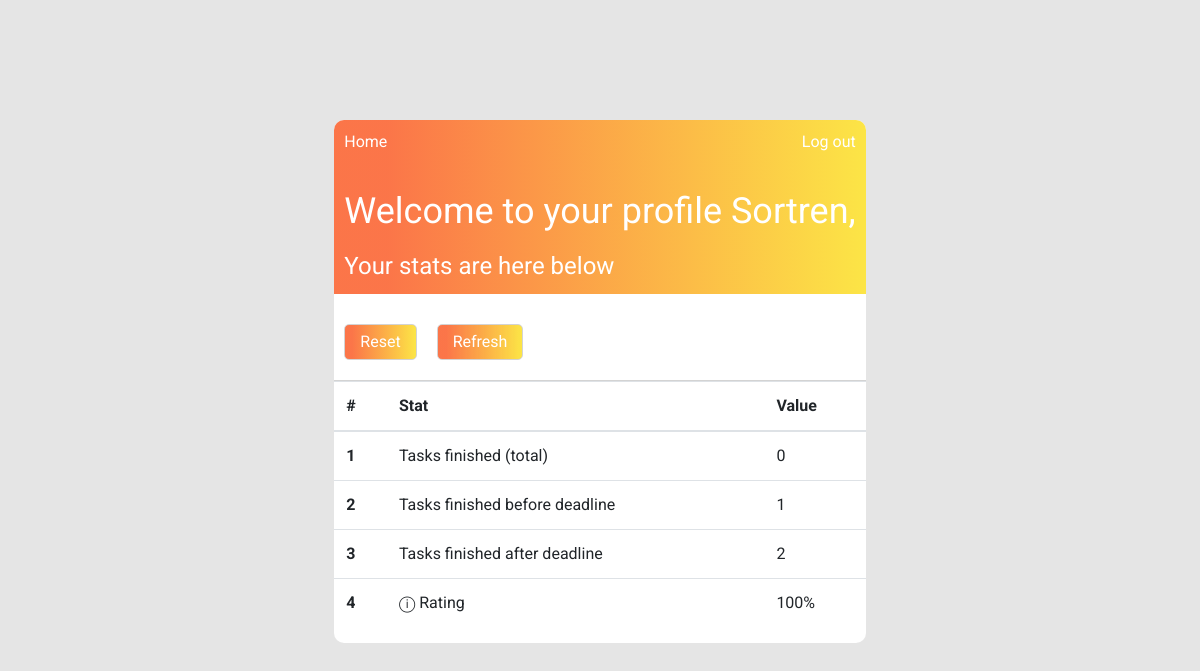
/profile/ (signed in), run on an earlier commit of the app's database.
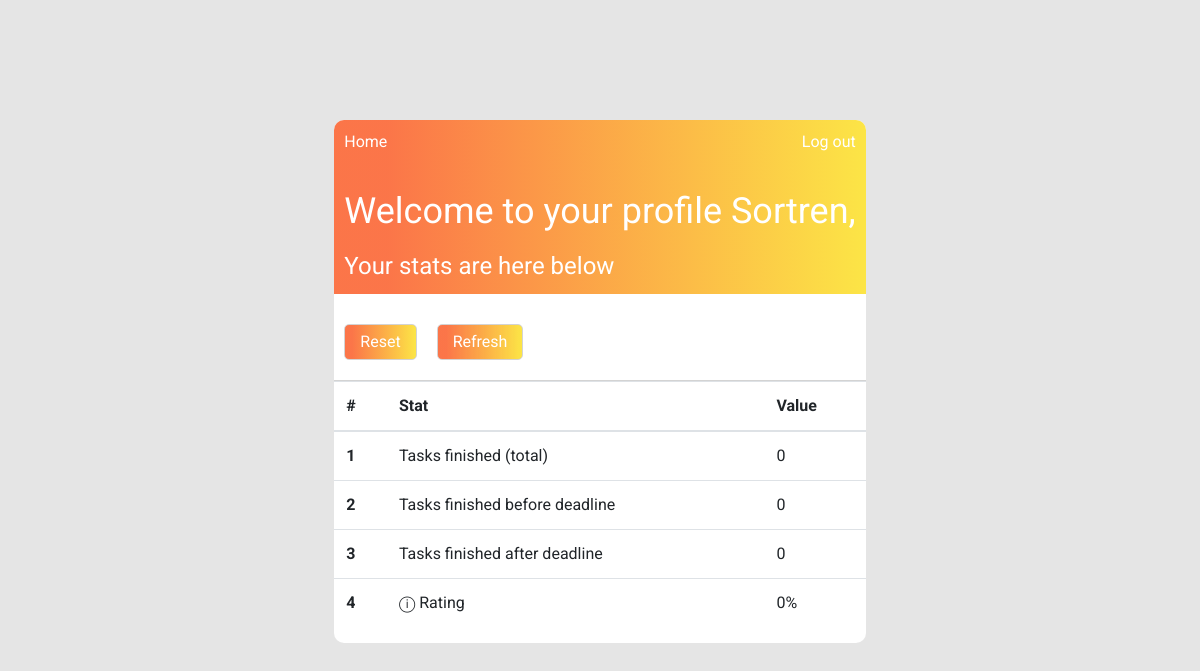
And on a later commit of the database.
### users/models.py (models this page shows, shortened)
class Profile(models.Model):
    user = models.OneToOneField(User, on_delete=models.CASCADE)
    total_tasks_finished = models.IntegerField(default=0)
    finished_before_deadline = models.IntegerField(default=0)
    finished_after_deadline = models.IntegerField(default=0)
    rating = models.IntegerField(default=0, validators=[validate_rating])

### users/views.py (the view)
# urls.py: path('profile/', include('users.urls')),
@login_required(login_url='login')
def profile(request):
    profile = Profile.objects.get(user=request.user)
    context = {
        'profile': profile
    }
    return render(request, 'users/profile.html', context)

### users/templates/users/profile.html (shortened to what this page needs)
{% extends "to_do/base_home.html" %}
{% block header%}
  <span class="welcome">Welcome to your profile <a href = "{% url 'profile' %} " class = "username">{{ user.username }},</a></span>
{% endblock header%}
{% block mid-panel %}
  <div class="sort">
    <form method="POST" action="reset-stats/" class="reset">
      <button class = "button" type="submit">Reset</button>
    </form>
    <form method="POST" action="refresh-stats/" class="reset">
      <button class = "button" type="submit">Refresh</button>
    </form>
  </div>
{% endblock mid-panel %}
{% block tasks-to-do %}
    <span class="incomplete">
      Your stats are here below
    </span>
{% endblock tasks-to-do %}
{% block profile%}
    <div class = "tasks-container">
      <table class="table">
        <thead>
          <tr>
            <th scope="col">#</th>
            <th scope="col">Stat</th>
            <th scope="col">Value</th>
          </tr>
        </thead>
        <tbody>
          <tr>
            <th scope="row">1</th>
            <td>Tasks finished (total)</td>
            <td>{{profile.total_tasks_finished}}</td>
          </tr>
          <tr>
            <th scope="row">2</th>
            <td>Tasks finished before deadline</td>
            <td>{{profile.finished_before_deadline}}</td>
          </tr>
          <tr>
            <th scope="row">3</th>
            <td>Tasks finished after deadline</td>
            <td>{{profile.finished_after_deadline}}</td>
          </tr>
          <tr>
            <th scope="row">4</th>
              <td>
                <span data-bs-toggle="tooltip" data-bs-placement="top" title="Rating is basically the percantage of your tasks finished before deadline to the total amount of tasks finished, thus you can know how on-time are" class="hidden-info">&#9432</span>
                <span>Rating</span>
              </td>
            <td>{{profile.rating}}%</td>
          </tr>
        </tbody>
      </table>
    </div>
{% endblock profile%}

### to_do/templates/to_do/base_home.html (shortened to what this page needs)
{%load static%}
<!DOCTYPE html>
<html lang="en">
<head>
    <link rel="stylesheet" href="https://maxcdn.bootstrapcdn.com/bootstrap/4.0.0/css/bootstrap.min.css">
    <link rel="stylesheet" href="{% static 'to_do/home.css'%}">
</head>
<body>
    <main>
        <div class = "app">
            <div class = "top-bar">
                <div class="navigation">
                    <a href="{% url 'to_do-home' %}" class = "logout">Home</a>
                    <a href="{% url 'logout' %}" class = "logout">Log out</a>
                </div>
                <div class="text">
                    {% block header%}
                    {% endblock header%}
                    {% block tasks-to-do %}
                    {% endblock tasks-to-do %}
                </div>
            </div>
            <div class="mid-panel">
                {% block mid-panel %}
                {% endblock mid-panel %}
            </div>
            <div class = "struct">
                {% block profile%}
                {% endblock profile%}
            </div>
        </div>
    </main>
</body>
</html>

### to_do/static/to_do/home.css (style rules this page uses)
* { margin: 0; padding: 0; box-sizing: border-box; font-family: "Roboto", sans-serif; }
body { background-color: #e5e5e5; }
main { display: flex; flex-direction: column; justify-content: center; align-items: center; min-height: calc(100vh - 200px); position: relative; top: 15vh; }
.app { display: flex; flex-direction: column; min-width: 30%; height: fit-content; border-radius: 10px; background-color: white; overflow: hidden; margin-bottom: 15vh; }
.top-bar { color: white; display: flex; flex-direction: column; padding: 10px; background: rgb(251, 110, 63); background: linear-gradient( 90deg, rgba(251, 110, 63, 0.9500175070028011) 10%, rgba(252, 229, 70, 1) 100% ); }
.text { display: flex; flex-direction: column; padding-top: 30px; gap: 10px; }
.welcome { font-size: 36px; }
.welcome a { color: white; text-decoration: none; }
.incomplete { font-size: 24px; }
.navigation { display: flex; flex-direction: row; justify-content: space-between; }
.navigation a { color: white; text-decoration: none; }
.mid-panel { display: flex; align-items: center; justify-content: space-between; }
.sort { display: flex; align-items: center; gap: 20px; padding: 30px 10px 20px 10px; }
.button, .button:focus { outline: none; text-decoration: none; border: 0.5px solid lightgrey; cursor: pointer; border-radius: 5px; color: white; padding: 5px 15px 5px 15px; background: rgb(251, 110, 63); background: linear-gradient( 90deg, rgba(251, 110, 63, 0.9500175070028011) 10%, rgba(252, 229, 70, 1) 100% ); }
.struct { border-top: 1px solid lightgrey; display: flex; gap: 41px; max-height: 43vh; }
.tasks-container { display: flex; flex-direction: column; flex: 1; }
.hidden-info { cursor: pointer; }

What changed in the data, as far as the page shows it:
changed Profile: finished_before_deadline "1" → "0"; finished_after_deadline "2" → "0"; rating "100" → "0"
